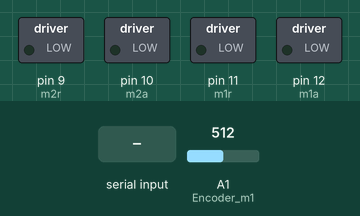
Recording of a sketch running on a simulated Arduino Mega 2560, built with avr-gcc and run on an emulated ATmega2560. Parts: switched loads named in the sketch (green lamp = pin HIGH). The inputs (shaded band) are chosen by the test bench; at power-on: A1 (Encoder_m1) = 512. What the sketch prints to the serial monitor is not drawn.

Above: at 0.1 s.
At 1.2 s:
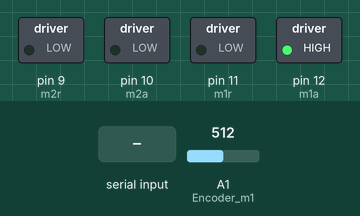
1.3 s: A1 (Encoder_m1) set to 716
3.9 s: "S" received over the second serial link
Timing chart, 0 to 6.9 s (numbered marks = the images above; inputs shaded):
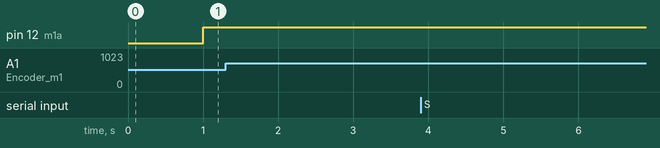

Measured:
- after the input at 1.3 s, every drawn part: stays the same
- after the input at 3.9 s, every drawn part: stays the same

The sketch:

PID_motor.ino
```cpp
int ibyte;
int velocidades[2];
int m1a=0;
int m1r=0;
int m2a=0;
int m2r=0;//señal para motores
int Encoder_m1=A1;

///////////////
unsigned long lastTime;
double Input, Output, Setpoint_m1;
double errSum, lastInput;
double kp, ki, kd;
int SampleTime = 1000; // Tiempo de muestreo de 1 segundo.
//////////////

void Compute()
{
unsigned long now = millis();
int timeChange = (now - lastTime);
if(timeChange>=SampleTime)
{
// Calcula todas las variables de errores.
double error = Setpoint_m1 - Input;
errSum += error;
double dInput = (Input - lastInput);

// Calculamos la función de salida del PID.
Output= kp * error + ki * errSum - kd * dInput;
// Guardamos el valor de algunas variables para el próximo ciclo de cálculo.
lastInput = Input;
lastTime = now;
}
}

void SetTunings(double Kp, double Ki, double Kd)
{
double SampleTimeInSec = ((double)SampleTime)/1000;
kp = Kp;
ki = Ki * SampleTimeInSec;
kd = Kd / SampleTimeInSec;
}

///////////////////////////////////////////

void setup() {
  // initialize both serial ports:
  Serial.begin(9600);
  Serial1.begin(9600);
  //pines motor
  pinMode(9, OUTPUT);   //m2r
  pinMode(10, OUTPUT);   //m2a
  pinMode(11, OUTPUT);   //m1r
  pinMode(12, OUTPUT);   //m1a
  SetTunings(100, 2, 10);
}

void loop() {

//Recepcionando los valores de velocidad setpoint , enviados por
//el controlador de navegacion
// TX1 , RX1
 if(Serial1.available()>0)
  {
    ibyte=Serial1.read();
      if(ibyte=='S'){
      while(Serial1.available()==0){};
        int i=0;
        for(i=0;i<2;i=i+1){
         velocidades[i]=Serial1.read();
          while(Serial1.available()==0){};
         }
     }
  }

//Asignacion de variables
 Setpoint_m1=velocidades[0];
// Setpoint_m2=velocidades[1];

//modelo del movil
// RL1---RL2
// M1 --- M2

//para testeo
Serial.print((char)m1a);
Serial.print((char)m2a);

// Rutina del controlador PID
Input=analogRead(Encoder_m1);
Compute();
m1a=Output;
//ejecucion de pwms
analogWrite(12,m1a);
}
```
